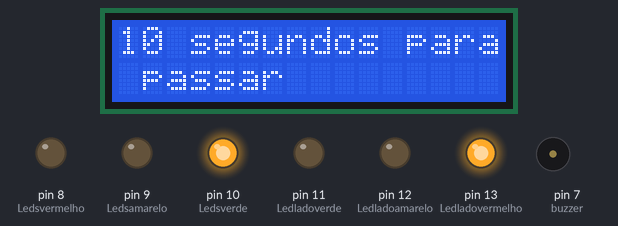
This sketch was run on a simulated Arduino Uno, built with avr-gcc and run on an emulated ATmega328P. Parts: 16×2 character LCD, output pins drawn as LEDs (lit = HIGH), buzzer (waves = sounding).

Above: at 17.1 s.
At 18.1 s:
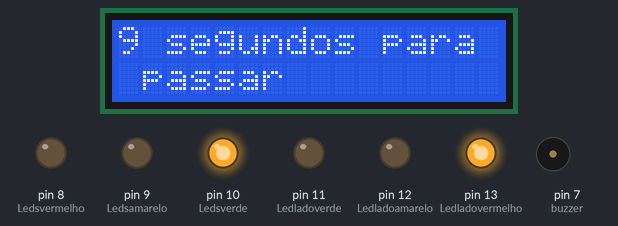
At 20.1 s:
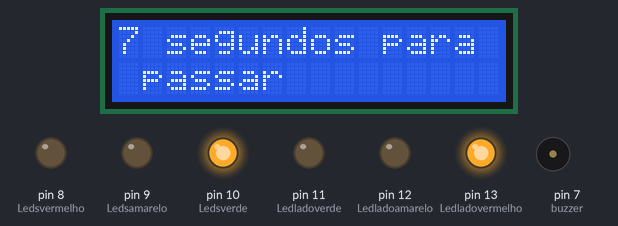
At 21.1 s:
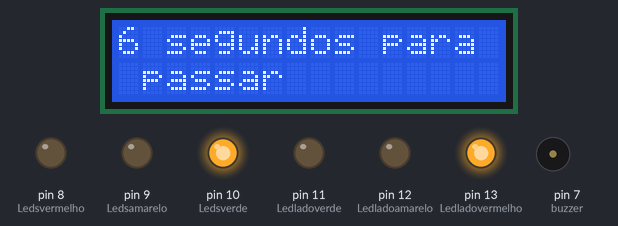
At 23.1 s:
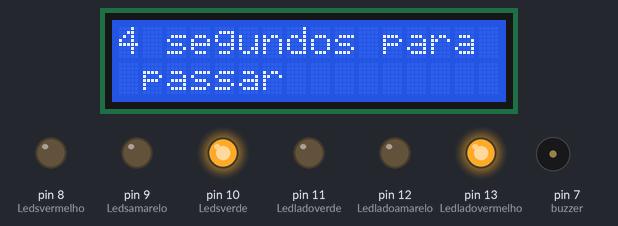
At 26.2 s:
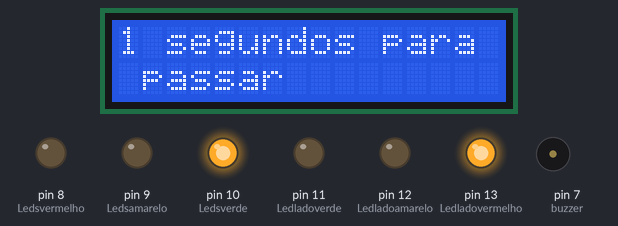
Timing chart, 0 to 40.0 s (numbered marks = the images above):
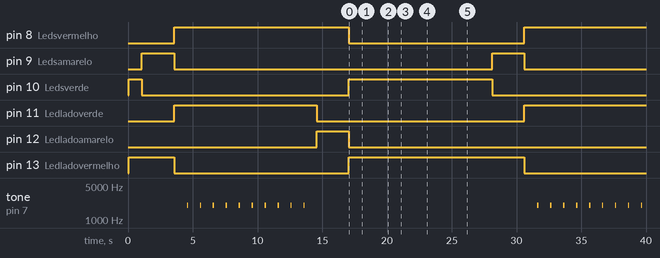

Measured:
- by itself, pin 8 (Ledsvermelho): LOW → HIGH at 3.6 s, → LOW 13.5 s later, → HIGH 13.6 s later
- by itself, pin 9 (Ledsamarelo): alternates HIGH for 2.5 s and LOW for 24.6 s
- by itself, pin 10 (Ledsverde): LOW → HIGH at 0.06 s, → LOW 1.0 s later, → HIGH 16.0 s later, → LOW 11.1 s later
- by itself, pin 11 (Ledladoverde): LOW → HIGH at 3.6 s, → LOW 11.0 s later, → HIGH 16.1 s later
- by itself, pin 12 (Ledladoamarelo): LOW → HIGH at 14.6 s, → LOW 2.5 s later
- by itself, pin 13 (Ledladovermelho): LOW → HIGH at 0.06 s, → LOW 3.5 s later, → HIGH 13.5 s later, → LOW 13.6 s later
- by itself, tone on pin 7 (buzzer): goes 9 × (2000 Hz 0.10 s, silent 0.90 s), 2000 Hz 0.10 s, silent 18.0 s, 8 × (2000 Hz 0.10 s, silent 0.90 s), 2000 Hz 0.10 s, then silent

The sketch:

Arduino_Projeto.ino
```cpp
#include <LiquidCrystal.h>
const int rs = 6;
const int en = 5;
const int d4 = 4;
const int d5 = 3;
const int d6 = 2;
const int d7 = 1;
LiquidCrystal lcd(rs,en,d4,d5,d6,d7);
int Ledladovermelho = 13;
int Ledladoamarelo = 12;
int Ledladoverde = 11;
int Ledsverde = 10;
int Ledsamarelo = 9;
int Ledsvermelho = 8;
int buzzer = 7;
void setup() {
  pinMode(Ledladovermelho,OUTPUT);
  pinMode(Ledladoamarelo,OUTPUT);
  pinMode(Ledladoverde,OUTPUT);
  pinMode(Ledsverde,OUTPUT);
  pinMode(Ledsamarelo,OUTPUT);
  pinMode(Ledsvermelho,OUTPUT);
  pinMode(buzzer,OUTPUT);
  lcd.begin(16,2);
}

void loop() {
  int i=0;


  digitalWrite(Ledladovermelho,HIGH);

  digitalWrite(Ledsverde,HIGH);

  delay(1000);

  digitalWrite(Ledsverde,LOW);

  digitalWrite(Ledsamarelo,HIGH);

  delay(2500);

  digitalWrite(Ledsamarelo,LOW);

  digitalWrite(Ledladovermelho,LOW);

  digitalWrite(Ledsvermelho,HIGH);
  digitalWrite(Ledladoverde,HIGH);
  delay(1000);
 while(i!=10000){
    tone(buzzer,2000,100);
    delay(1000);
    i= i+1000;
  }
  digitalWrite(Ledladoverde,LOW);
  digitalWrite(Ledladoamarelo,HIGH);
  delay(2500);
  digitalWrite(Ledladoamarelo,LOW);
  digitalWrite(Ledladovermelho,HIGH);
  digitalWrite(Ledsvermelho,LOW);
  digitalWrite(Ledsverde,HIGH);
    i=10;
  while(i!=0){
    lcd.setCursor(0,0);
      lcd.print(i);
      lcd.print(" segundos para");
      lcd.setCursor(0,1);
      lcd.print(" passar");
      i=i-1;
      delay(1000);
      lcd.clear();
    }
}
```
